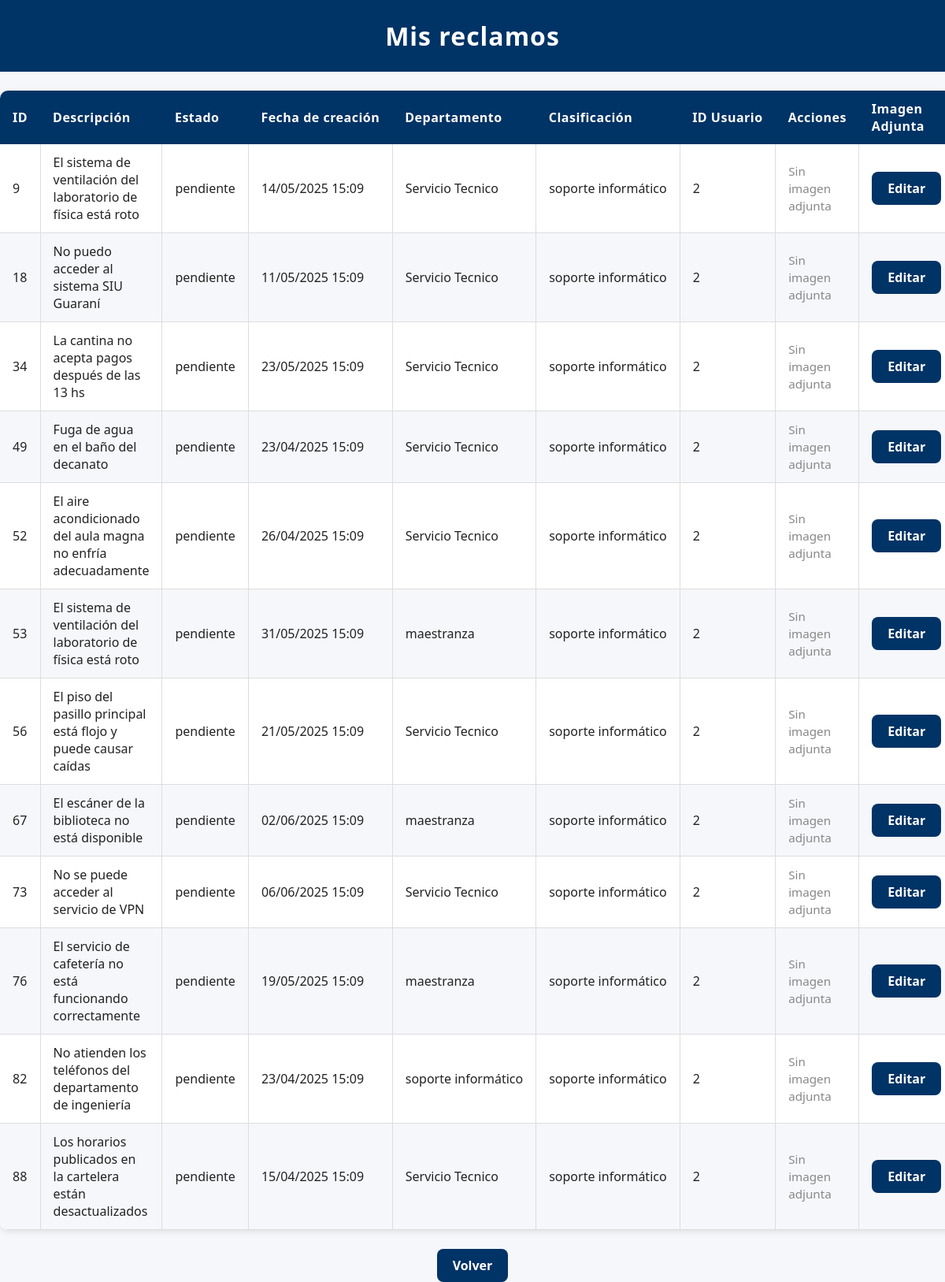
Before: /mis_reclamos (signed in) with the older database file.
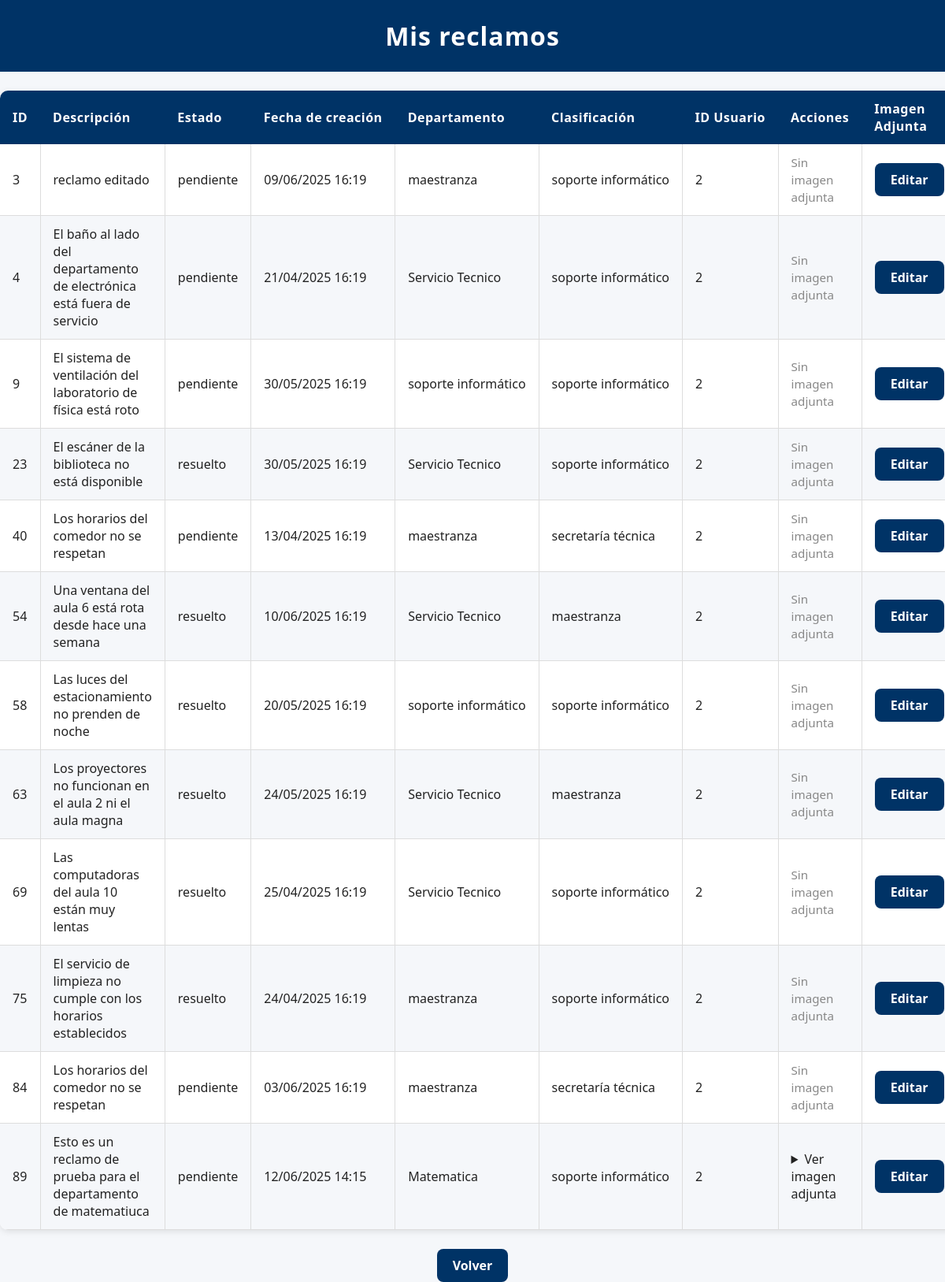
After: the same page with the newer database file.
### modules/modelos.py (models this page shows, shortened)
class Base(DeclarativeBase):
    pass

class ModeloReclamo(Base):
    __tablename__ = 'reclamos'
    id = Column(Integer, primary_key=True)
    estado = Column(String, default="pendiente")
    fecha_hora = Column(DateTime, default=datetime.utcnow)
    contenido = Column(String)
    usuario_id = Column(Integer, ForeignKey('usuarios.id'))
    departamento = Column(String)
    clasificacion = Column(String)
    cantidad_adherentes = Column(Integer, default=1) #Se contabiliza como adherente el usuario que crea el reclamo
    tiempo_estimado = Column(Integer,default=0) #Solo se cambia cuando el reclamo pasa de pendiente -->en proceso
    resuelto_en = Column(Integer,default=None) #Representa la cantidad de días que se tardó en resolver un reclamo
    usuarios = relationship(
        "ModeloUsuario",
        secondary=usuarios_reclamos,
        back_populates="reclamos"
    )
    usuario = relationship("ModeloUsuario", foreign_keys=[usuario_id], backref="reclamos_creados")

### server.py (the view)
@app.route('/mis_reclamos')
@login_required
def mis_reclamos():
    reclamos = repo_reclamos.obtener_todos_los_registros(current_user.id)
    return render_template('mis_reclamos.html', usuario=current_user, reclamos=reclamos, os=os)

### modules/login.py (called while the page is built)
    @property
    def is_authenticated(self):
        return True

### modules/repositorio.py (called while the page is built)
    def obtener_registro_por_filtro(self, campo, valor, campo2=None, valor2=None):
        query = self.__session.query(ModeloUsuario).filter(getattr(ModeloUsuario, campo) == valor)
        if campo2 and valor2:
            query = query.filter(getattr(ModeloUsuario, campo2) == valor2)
        modelo = query.first()
        if modelo:
            return self.__map_modelo_a_entidad(modelo)
        return None

    def __map_modelo_a_entidad(self, modelo: ModeloUsuario):
        return Usuario(
            nombre=modelo.nombre,
            apellido=modelo.apellido,
            email=modelo.email,
            nombre_de_usuario=modelo.nombre_de_usuario,
            contraseña=modelo.contraseña,
            rol=modelo.rol,
            claustro=modelo.claustro,
            id=modelo.id
        )

    def obtener_todos_los_registros(self, usuario_id):
        return self.__session.query(ModeloReclamo).filter_by(usuario_id=usuario_id).all()

### modules/usuarios.py (called while the page is built)
    @property
    def nombre(self):
        return self.__nombre

    @property
    def apellido(self):
        return self.__apellido

    @property
    def rol(self):
        return self.__rol

### templates/mis_reclamos.html (shortened to what this page needs)
<!DOCTYPE html>
<html lang="es">
<head>
    <link rel="stylesheet" href="{{ url_for('static', filename='style.css') }}">
</head>
<body>
    <h1>Mis reclamos</h1>
    <table>
        <thead>
            <tr>
                <th class="col-id">ID</th>
                <th class="col-descripcion">Descripción</th>
                <th class="col-estado">Estado</th>
                <th class="col-fecha">Fecha de creación</th>
                <th class="col-departamento">Departamento</th>
                <th class="col-clasificacion">Clasificación</th>
                <th class="col-usuario">ID Usuario</th>
                <th class="col-acciones">Acciones</th>
                <th class = "col-imagen">Imagen Adjunta</th>
            </tr>
        </thead>
        <tbody>
            {% for reclamo in reclamos %}
                <tr>
                    <td class="col-id">{{ reclamo.id }}</td>
                    <td class="col-descripcion">{{ reclamo.contenido }}</td>
                    <td class="col-estado">{{ reclamo.estado }}</td>
                    <td class="col-fecha">{{ reclamo.fecha_hora.strftime('%d/%m/%Y %H:%M')}}</td>
                    <td class="col-departamento">{{ reclamo.departamento }}</td>
                    <td class="col-clasificacion">{{ reclamo.clasificacion }}</td>
                    <td class="col-usuario">{{ reclamo.usuario_id }}</td>
                    <td class = "col-imagen">
                    {% set imagen_path = 'static/Imagenes Reclamos/{}.png'.format(reclamo.id) %}
                    {% if os.path.exists(imagen_path) %}
                        <details>
                            <summary>Ver imagen adjunta</summary>
                        </details>
                    {% else %}
                        <span style="color: #888; font-size: 0.95em;">Sin imagen adjunta</span>
                    {% endif %}
                    </td>
                    <td class="col-acciones">
                        <a href="{{ url_for('editar_reclamo', reclamo_id=reclamo.id) }}" class="enlace-boton">Editar</a>
                    </td>
                </tr>
            {% endfor %}
        </tbody>
    </table>
    <div style="text-align:center; margin-top: 20px;">
        <a href="{{ url_for('inicio') }}" class="enlace-boton">Volver</a>
    </div>
</body>
</html>

Changed rows visible on the page:
no longer on this page (row edited): ModeloReclamo: id "18", contenido "No puedo acceder al sistema SIU Guaraní", estado "pendiente", fecha_hora "11/05/2025 15:09", departamento "Servicio Tecnico", clasificacion "soporte informático", usuario_id "2", shows "Sin imagen adjunta"
no longer on this page (row edited): ModeloReclamo: id "34", contenido "La cantina no acepta pagos después de las 13 hs", estado "pendiente", fecha_hora "23/05/2025 15:09", departamento "Servicio Tecnico", clasificacion "soporte informático", usuario_id "2", shows "Sin imagen adjunta"
no longer on this page (row edited): ModeloReclamo: id "49", contenido "Fuga de agua en el baño del decanato", estado "pendiente", fecha_hora "23/04/2025 15:09", departamento "Servicio Tecnico", clasificacion "soporte informático", usuario_id "2", shows "Sin imagen adjunta"
no longer on this page (row edited): ModeloReclamo: id "52", contenido "El aire acondicionado del aula magna no enfría adecuadamente", estado "pendiente", fecha_hora "26/04/2025 15:09", departamento "Servicio Tecnico", clasificacion "soporte informático", usuario_id "2", shows "Sin imagen adjunta"
no longer on this page (row edited): ModeloReclamo: id "53", contenido "El sistema de ventilación del laboratorio de física está roto", estado "pendiente", fecha_hora "31/05/2025 15:09", departamento "maestranza", clasificacion "soporte informático", usuario_id "2", shows "Sin imagen adjunta"
no longer on this page (row edited): ModeloReclamo: id "56", contenido "El piso del pasillo principal está flojo y puede causar caídas", estado "pendiente", fecha_hora "21/05/2025 15:09", departamento "Servicio Tecnico", clasificacion "soporte informático", usuario_id "2", shows "Sin imagen adjunta"
no longer on this page (row edited): ModeloReclamo: id "67", contenido "El escáner de la biblioteca no está disponible", estado "pendiente", fecha_hora "02/06/2025 15:09", departamento "maestranza", clasificacion "soporte informático", usuario_id "2", shows "Sin imagen adjunta"
no longer on this page (row edited): ModeloReclamo: id "73", contenido "No se puede acceder al servicio de VPN", estado "pendiente", fecha_hora "06/06/2025 15:09", departamento "Servicio Tecnico", clasificacion "soporte informático", usuario_id "2", shows "Sin imagen adjunta"
no longer on this page (row edited): ModeloReclamo: id "76", contenido "El servicio de cafetería no está funcionando correctamente", estado "pendiente", fecha_hora "19/05/2025 15:09", departamento "maestranza", clasificacion "soporte informático", usuario_id "2", shows "Sin imagen adjunta"
no longer on this page (row edited): ModeloReclamo: id "82", contenido "No atienden los teléfonos del departamento de ingeniería", estado "pendiente", fecha_hora "23/04/2025 15:09", departamento "soporte informático", clasificacion "soporte informático", usuario_id "2", shows "Sin imagen adjunta"
no longer on this page (row edited): ModeloReclamo: id "88", contenido "Los horarios publicados en la cartelera están desactualizados", estado "pendiente", fecha_hora "15/04/2025 15:09", departamento "Servicio Tecnico", clasificacion "soporte informático", usuario_id "2", shows "Sin imagen adjunta"
now on this page (row edited): ModeloReclamo: id "3", contenido "reclamo editado", estado "pendiente", fecha_hora "09/06/2025 16:19", departamento "maestranza", clasificacion "soporte informático", usuario_id "2", shows "Sin imagen adjunta"
now on this page (row edited): ModeloReclamo: id "4", contenido "El baño al lado del departamento de electrónica está fuera de servicio", estado "pendiente", fecha_hora "21/04/2025 16:19", departamento "Servicio Tecnico", clasificacion "soporte informático", usuario_id "2", shows "Sin imagen adjunta"
changed ModeloReclamo "El sistema de ventilación del laboratorio de física está roto": fecha_hora "14/05/2025 15:09" → "30/05/2025 16:19"; departamento "Servicio Tecnico" → "soporte informático"
now on this page (row edited): ModeloReclamo: id "23", contenido "El escáner de la biblioteca no está disponible", estado "resuelto", fecha_hora "30/05/2025 16:19", departamento "Servicio Tecnico", clasificacion "soporte informático", usuario_id "2", shows "Sin imagen adjunta"
now on this page (row edited): ModeloReclamo: id "40", contenido "Los horarios del comedor no se respetan", estado "pendiente", fecha_hora "13/04/2025 16:19", departamento "maestranza", clasificacion "secretaría técnica", usuario_id "2", shows "Sin imagen adjunta"
now on this page (row edited): ModeloReclamo: id "54", contenido "Una ventana del aula 6 está rota desde hace una semana", estado "resuelto", fecha_hora "10/06/2025 16:19", departamento "Servicio Tecnico", clasificacion "maestranza", usuario_id "2", shows "Sin imagen adjunta"
now on this page (row edited): ModeloReclamo: id "58", contenido "Las luces del estacionamiento no prenden de noche", estado "resuelto", fecha_hora "20/05/2025 16:19", departamento "soporte informático", clasificacion "soporte informático", usuario_id "2", shows "Sin imagen adjunta"
now on this page (row edited): ModeloReclamo: id "63", contenido "Los proyectores no funcionan en el aula 2 ni el aula magna", estado "resuelto", fecha_hora "24/05/2025 16:19", departamento "Servicio Tecnico", clasificacion "maestranza", usuario_id "2", shows "Sin imagen adjunta"
now on this page (row edited): ModeloReclamo: id "69", contenido "Las computadoras del aula 10 están muy lentas", estado "resuelto", fecha_hora "25/04/2025 16:19", departamento "Servicio Tecnico", clasificacion "soporte informático", usuario_id "2", shows "Sin imagen adjunta"
now on this page (row edited): ModeloReclamo: id "75", contenido "El servicio de limpieza no cumple con los horarios establecidos", estado "resuelto", fecha_hora "24/04/2025 16:19", departamento "maestranza", clasificacion "soporte informático", usuario_id "2", shows "Sin imagen adjunta"
now on this page (row edited): ModeloReclamo: id "84", contenido "Los horarios del comedor no se respetan", estado "pendiente", fecha_hora "03/06/2025 16:19", departamento "maestranza", clasificacion "secretaría técnica", usuario_id "2", shows "Sin imagen adjunta"
added ModeloReclamo: id "89", contenido "Esto es un reclamo de prueba para el departamento de matematiuca", estado "pendiente", fecha_hora "12/06/2025 14:15", departamento "Matematica", clasificacion "soporte informático", usuario_id "2"
